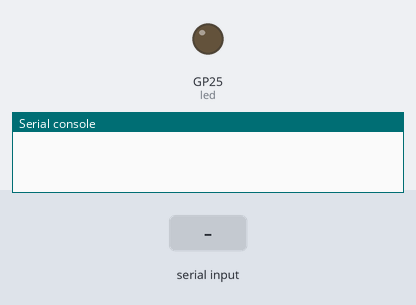
A program run on a simulated Raspberry Pi Pico running MicroPython. Shown: output pins drawn as LEDs (lit = HIGH), the last lines printed to the serial console. The inputs (shaded band) are chosen by the test bench.

Above: at 1.2 s.
1.3 s: "hola\n" received over the second serial link
At 1.8 s:
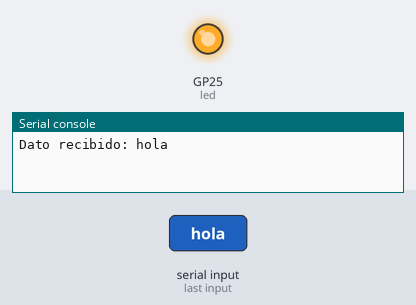
2.8 s: "adios\n" received over the second serial link
At 4.2 s:
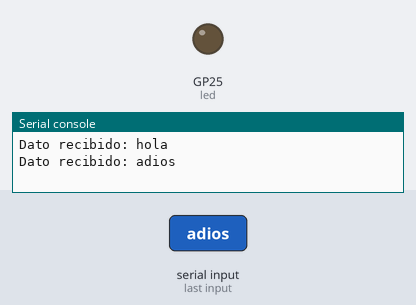
Timing chart, 0 to 5.8 s (numbered marks = the images above; inputs shaded):
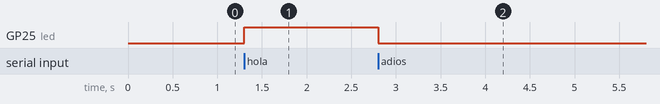

The program:

5-bluetoothChatGPT.py
```python
from machine import UART, Pin
import time

# Inicializar UART1 (TX en GPIO4, RX en GPIO5)
uart1 = UART(1, baudrate=9600, tx=Pin(4), rx=Pin(5))

# Inicializar LED integrado (GPIO 25)
led = Pin(25, Pin.OUT)

# Bucle principal
while True:
    if uart1.any():
        data = uart1.read().decode('utf-8').strip().lower()
        print("Dato recibido:", data)

        if "hola" in data:
            led.value(1)
            uart1.write("LED encendido\n")

        elif "adios" in data:
            led.value(0)
            uart1.write("LED apagado\n")

    time.sleep(0.1)
```

Measured:
- after the input at 1.3 s, GP25 (led): LOW → HIGH at once
- after the input at 2.8 s, GP25 (led): HIGH → LOW at once
